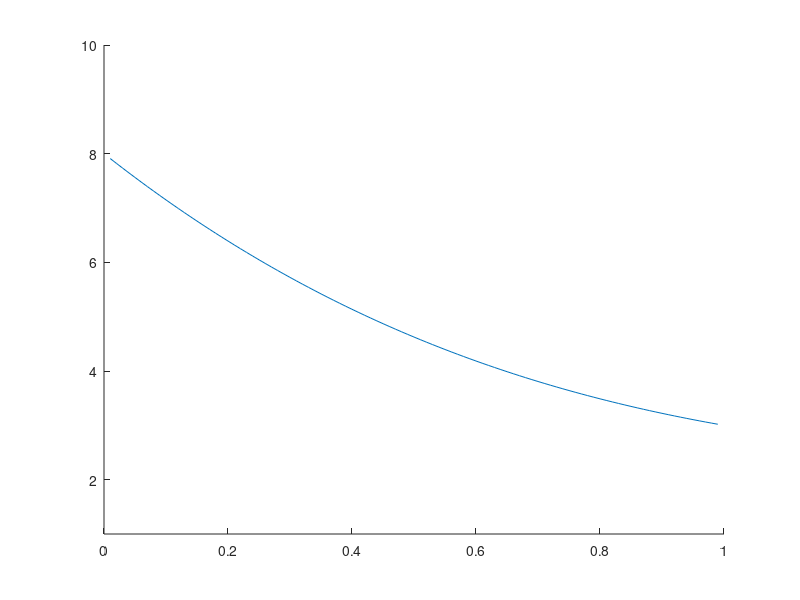

Source code (MATLAB):
clc
% clear
% addpath(genpath('C:\Google Drive\Prelim-Defense\defense_tom\simulation'));
addpath(genpath('D:\Dropbox\Prelim_Defense\simulation\lib'));
zTcm = 1;
wTcp = 1;

sigma = zTcm/wTcp;

%save the times as the ratio of ztcm and wtcp
times= [];

B = [1
    0
    0
    0];

%min ratio
%max ratio
minr = 0.01;
maxr = 0.99;

for sigma = minr:0.01:maxr
    
    tsigma = sigma - 1;
    
    A= [3 2 2 1
        tsigma  1 0 0
        tsigma sigma 1 0
        tsigma sigma sigma 1];
    
    X = A\B;
    
    times = [times;1/X(1)];
end

X = minr:0.01:maxr;
Y = times';
hold on
plot(X,Y);

ylim([1,10]);